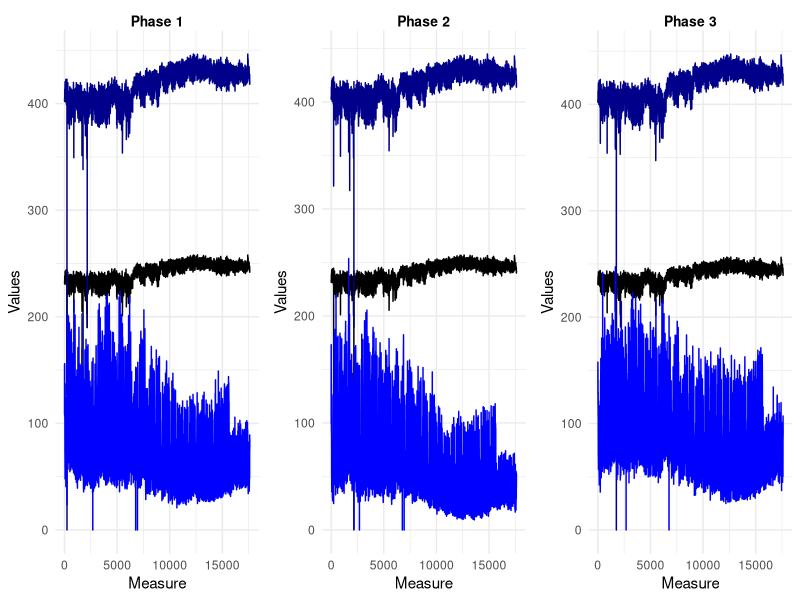

R code for this plot:
# Load required libraries
library(readxl)
library(ggplot2)
library(gridExtra)

# Replace "Dataset.xlsx" with the actual file path
data <- read_excel("Dataset.xlsx")

# Combine the extracted data into a single data frame
df <- data.frame(
  voltage_phase_1 = data[[3]],
  voltage_phase_2 = data[[4]],
  voltage_phase_3 = data[[5]],
  current_phase_1 = data[[6]],
  current_phase_2 = data[[7]],
  current_phase_3 = data[[8]],
  multiphase_voltage_1_2 = data[[9]],
  multiphase_voltage_2_3 = data[[10]],
  multiphase_voltage_3_1 = data[[11]]
)

# Create individual plots for each phase with bold, smaller, and centered titles
plot_phase_1 <- ggplot(df, aes(x = 1:nrow(df))) +
  geom_line(aes(y = voltage_phase_1), color = "black", linetype = "solid") + # Black: Voltage
  geom_line(aes(y = multiphase_voltage_1_2), color = "darkblue", linetype = "solid") + # Dark Blue: Multiphase Voltage
  geom_line(aes(y = current_phase_1), color = "blue", linetype = "solid") + # Blue: Current
  labs(
    title = "Phase 1",
    x = "Measure",
    y = "Values"
  ) +
  theme_minimal() +
  theme(
    plot.title = element_text(size = 10, face = "bold", hjust = 0.5, vjust = -1),  # Bold, smaller, and centered title
    legend.position = "none"  # Remove legend
  )

plot_phase_2 <- ggplot(df, aes(x = 1:nrow(df))) +
  geom_line(aes(y = voltage_phase_2), color = "black", linetype = "solid") + # Black: Voltage
  geom_line(aes(y = multiphase_voltage_2_3), color = "darkblue", linetype = "solid") + # Dark Blue: Multiphase Voltage
  geom_line(aes(y = current_phase_2), color = "blue", linetype = "solid") + # Blue: Current
  labs(
    title = "Phase 2",
    x = "Measure",
    y = "Values"
  ) +
  theme_minimal() +
  theme(
    plot.title = element_text(size = 10, face = "bold", hjust = 0.5, vjust = -1),  # Bold, smaller, and centered title
    legend.position = "none"  # Remove legend
  )

plot_phase_3 <- ggplot(df, aes(x = 1:nrow(df))) +
  geom_line(aes(y = voltage_phase_3), color = "black", linetype = "solid") + # Black: Voltage
  geom_line(aes(y = multiphase_voltage_3_1), color = "darkblue", linetype = "solid") + # Dark Blue: Multiphase Voltage
  geom_line(aes(y = current_phase_3), color = "blue", linetype = "solid") + # Blue: Current
  labs(
    title = "Phase 3",
    x = "Measure",
    y = "Values"
  ) +
  theme_minimal() +
  theme(
    plot.title = element_text(size = 10, face = "bold", hjust = 0.5, vjust = -1),  # Bold, smaller, and centered title
    legend.position = "none"  # Remove legend
  )

# Arrange the plots into three columns
grid.arrange(plot_phase_1, plot_phase_2, plot_phase_3, ncol = 3)